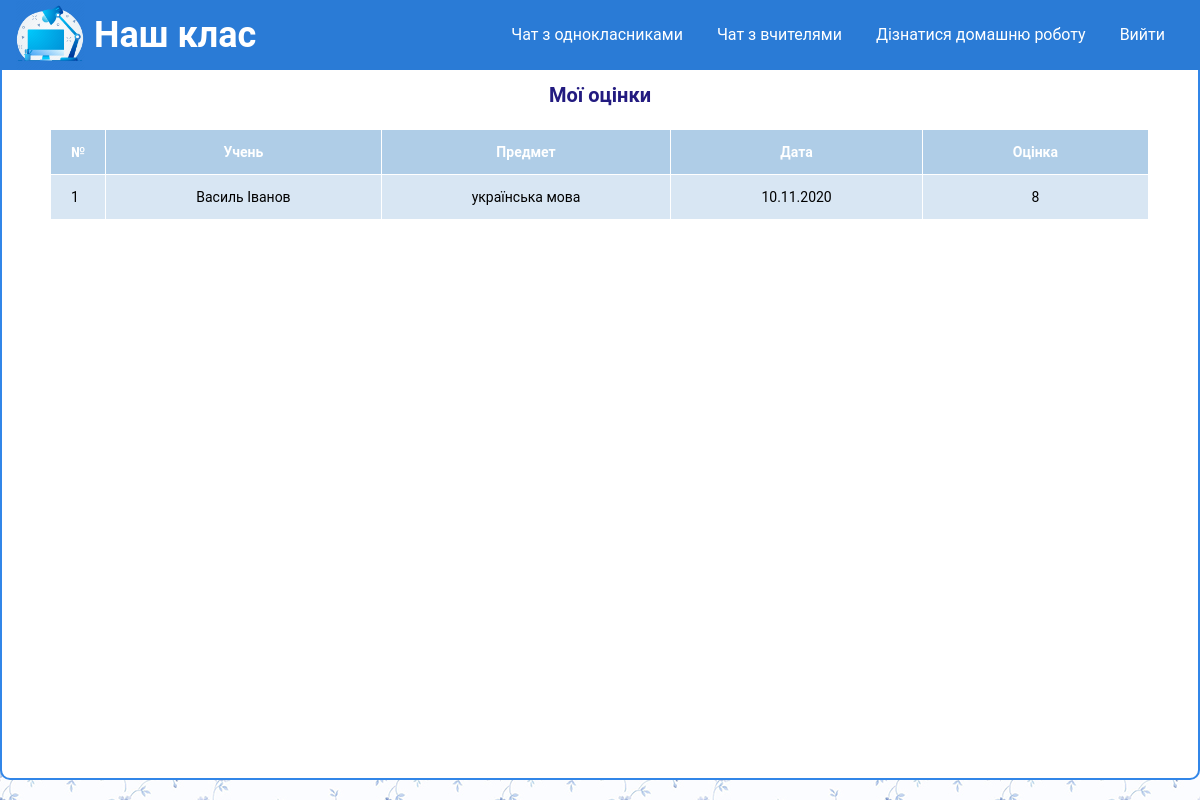
The page /pages/rating.php (signed in) on the database its author committed.
### tables this page shows
CREATE TABLE `rating` (
  `id` int(20) NOT NULL,
  `student_id` int(10) NOT NULL,
  `date` varchar(250) NOT NULL,
  `rating` int(10) NOT NULL,
  `subject` int(10) NOT NULL
);

CREATE TABLE `contacts` (
  `id` int(11) NOT NULL,
  `name` varchar(255) NOT NULL,
  `user_status` int(20) NOT NULL,
  `image` varchar(255) NOT NULL,
  `phone` varchar(255) NOT NULL,
  `about` text NOT NULL,
  `login` varchar(255) NOT NULL,
  `password` varchar(255) NOT NULL,
  `last_message` text NOT NULL,
  `subject` varchar(100) NOT NULL
);

### pages/rating.php (the view, shortened to what this page needs)
<!DOCTYPE html>
<html lang="en">
<head>
	<link rel="stylesheet" type="text/css" href="/style/style.css">
	<link rel="stylesheet" type="text/css" href="/style/chat.css">
</head>
<body>
	<?php
		include $_SERVER['DOCUMENT_ROOT'] . "/pice-of-site/header.php";
		include $_SERVER['DOCUMENT_ROOT'] . "/configs/db.php";
	?>
	<main>
		<div id="content" class="flex">
			<p class="admin-title">Мої оцінки</p>
			<table>
				<tr>
					<th>№</th>
					<th>Учень</th>
					<th>Предмет</th>
					<th>Дата</th>
					<th>Оцінка</th>
				</tr>
			<?php
				$sqlRating = "SELECT * FROM rating WHERE student_id=" . $_COOKIE["student"];
				$resultRating = mysqli_query($connect, $sqlRating);
				$col_rating = mysqli_num_rows($resultRating);
            $i = 0;
				while($i < $col_rating) {
					$rating = mysqli_fetch_assoc($resultRating);
					$sqlStudent = "SELECT * FROM contacts WHERE id=" . $rating["student_id"];
					$resultStudentResult = mysqli_query($connect, $sqlStudent);
					$student = mysqli_fetch_assoc($resultStudentResult);
					$sqlTeacher = "SELECT * FROM contacts WHERE id=" . $rating["subject"];
					$resultTeacher = mysqli_query($connect, $sqlTeacher);
					$teacher = mysqli_fetch_assoc($resultTeacher);
			?>
				<tr>
					<td><?php echo $i+1; ?></td>
					<td><?php echo $student["name"]; ?></td>
					<td><?php echo $teacher["subject"]; ?></td>
					<td><?php echo $rating["date"]; ?></td>
					<td><?php echo $rating["rating"]; ?></td>
				</tr>
				<?php
					$i = $i + 1;
				}
				?>
			</table>
		</div>
	</main>
</body>
</html>

### style/style.css (style rules this page uses)
* { padding: 0; margin: 0; border: 0; }
*, *:before, *:after { -moz-box-sizing: border-box; -webkit-box-sizing: border-box; box-sizing: border-box; }
html, body { height: 100%; width: 100%; font-size: 100%; line-height: 1; font-size: 14px; -ms-text-size-adjust: 100%; -moz-text-size-adjust: 100%; -webkit-text-size-adjust: 100%; }
body, input, input::placeholder, select, option { font-family: "Roboto", sans-serif; }
.admin, .flex { flex-direction: column; }
.admin-title { text-align: center; color: #231b80; font-size: 20px; font-weight: bold; margin: 15px 0px 25px 0px; }
table th:first-child, table td:first-child { padding: 15px 20px; }

### style/chat.css (style rules this page uses)
body { background: url(../images/bg.jpg); }
main { height: calc(100vh - 90px); }
#content { max-width: 1250px; margin: 0 auto; height: 100%; background: #fff; border: 2px solid #3186e8; border-top: none; border-bottom-left-radius: 10px; border-bottom-right-radius: 10px; display: flex; }
table { margin: 0px auto; font-size: 14px; border-collapse: collapse; text-align: center; }
th { background: #afcde7; color: white; }
th, td { padding: 15px 90px; border-style: solid; border-width: 0 1px 1px 0; border-color: white; }
td { background: #d8e6f3; }
th:first-child, td:first-child { text-align: left; }

### rows shown on the page
rating: contacts.name "Василь Іванов", contacts.subject "українська мова", date "10.11.2020", rating "8"
